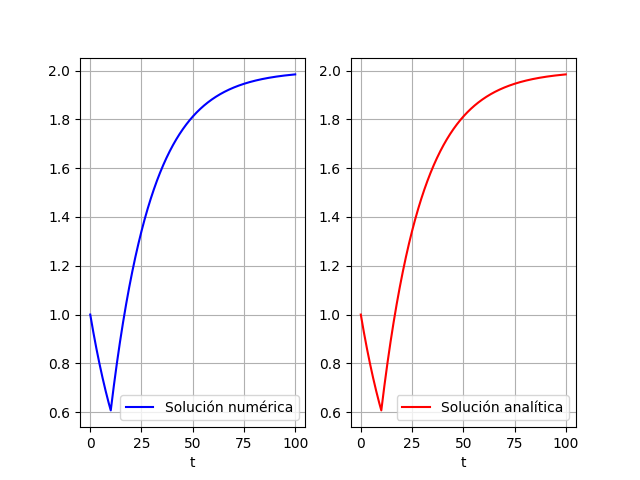

This chart was generated by the following Python code:
import numpy as np
from scipy.integrate import odeint
import matplotlib.pyplot as plt

# Definimos nuestra función
def right_side(y, t):
    """
    t: La variable independiente
    y: La variable dependiente
    return:
    dydt: La derivada de y evaluada en t
    """
    dydt = (-y + 2*np.heaviside(t - 10, 1))/20
    return dydt

# Nuestra condición inicial
y0 = 1
t = np.linspace(0, 100, 1200)

# Usamos odeint para resolver la EDO numéricamente
sol = odeint(right_side, y0, t) 

# Usamos nuestra solución analítica
exact_sol = np.exp(-1/20*t) + 2*(1-np.exp(-1/20*(t-10)))*np.heaviside(t-10, 1)

# Graficamos las soluciones
fig, axs = plt.subplots(1,2)
axs[0].plot(t, sol[:, 0], 'b', label='Solución numérica')
axs[0].legend()
axs[0].set_xlabel('t')
axs[0].grid()
axs[1].plot(t, exact_sol, 'r', label='Solución analítica')
axs[1].legend()
axs[1].set_xlabel('t')
axs[1].grid()
plt.savefig('ejercicio2.png')

